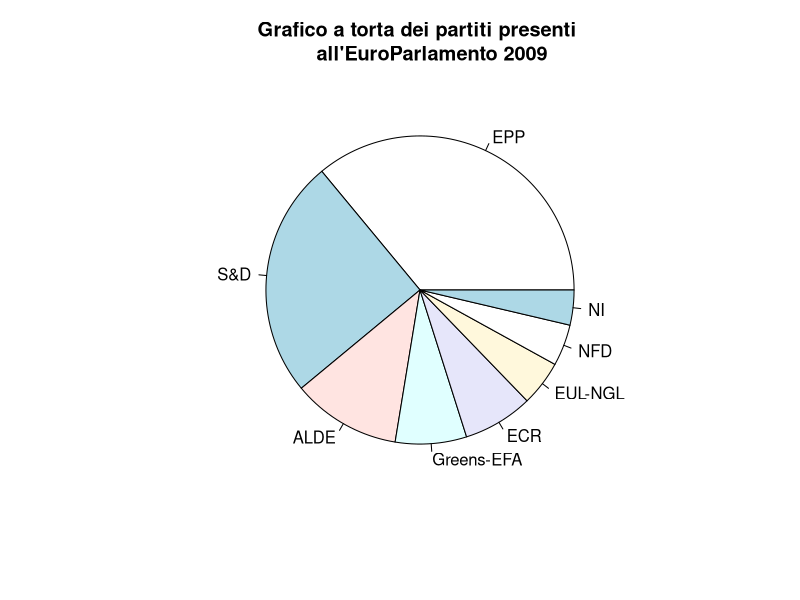
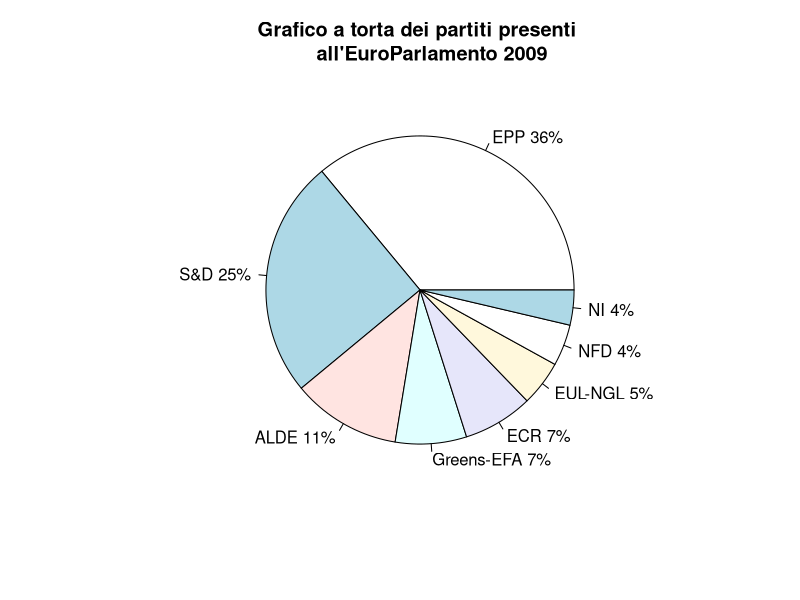
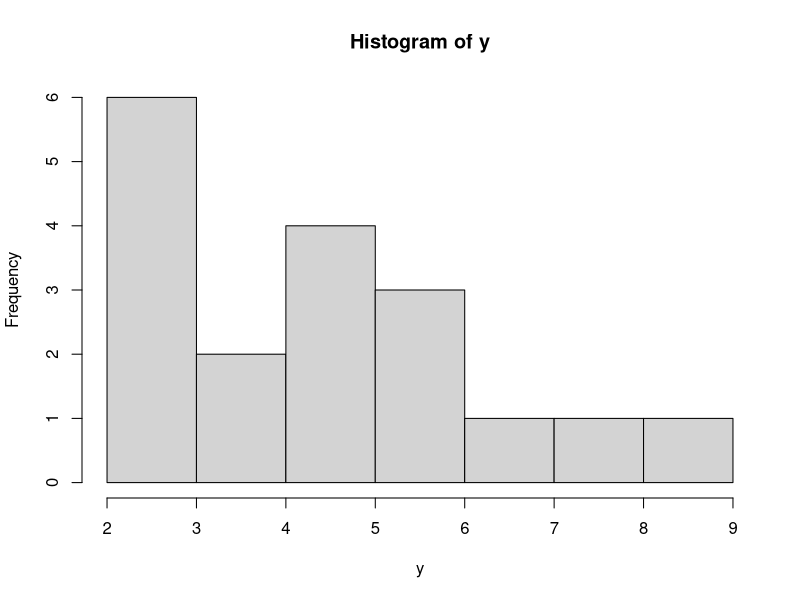
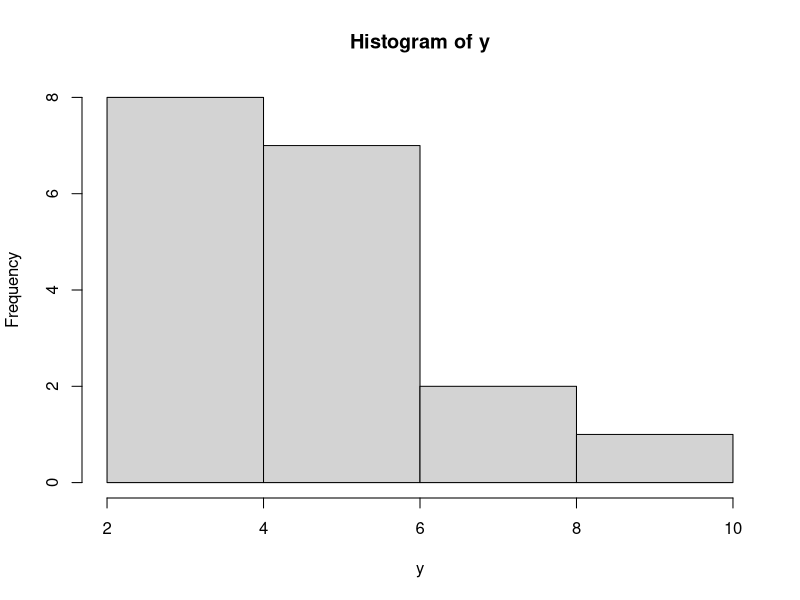
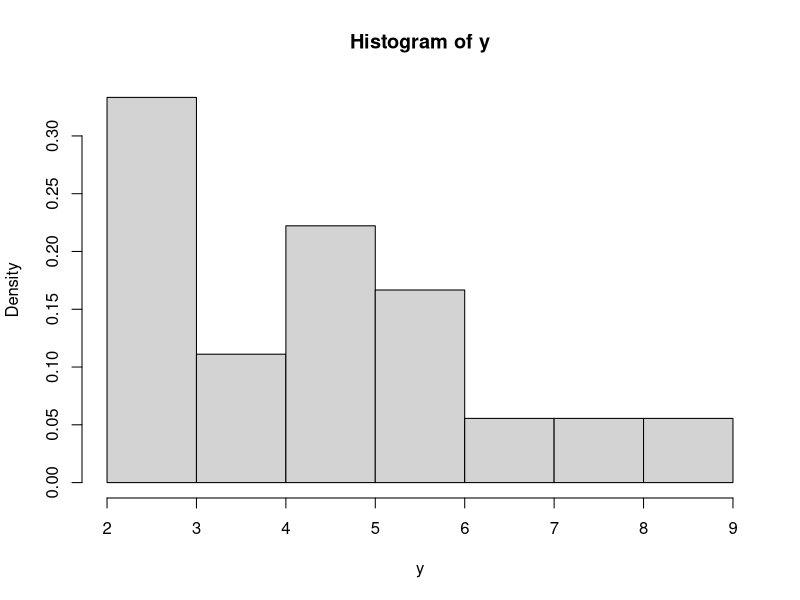
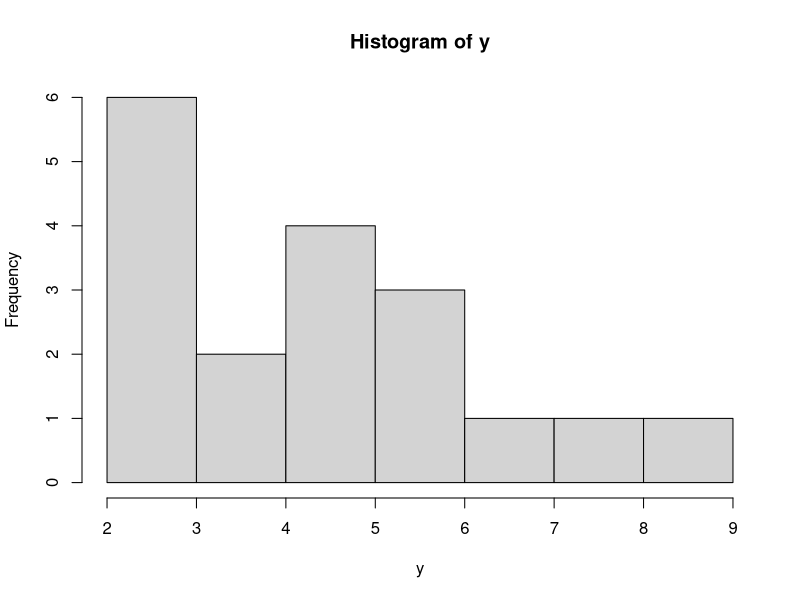

Here is the R script that generated these plots, in order:

################################################
########################### ESERCIZIO 1
################################################

# Data la seguente serie di dati, calcolare la media aritmetica, la mediana, 
# la varianza, la deviazione standard, il valore più grande, il valore più 
# piccolo, la somma di tutti i valori, il quadrato della somma di tutti i 
# valori, la somma del quadrato di tutti i valori

# 10, 2, 19, 24, 6, 23, 47, 24, 54, 77

x = c(10, 2, 19, 24, 6, 23, 47, 24, 54, 77)

########################

mean(x) #calcola la media aritmetica
median(x) #calcola la mediana
var(x) #calcola la varianza
sd(x) #calcola la deviazione standard
max(x) #riporta il valore più grande della sequenza
min(x) #riporta il valore più piccolo della sequenza
sum(x) #somma tutti i valori
sum(x)^2 #calcola il quadrato della somma di tutti i valori
sum(x^2) #calcola la somma dei quadrati di tutti i valori

################################################
########################### ESERCIZIO 2
################################################
# Rappresentare i seguenti dati utilizzando il grafico a torta. 
# I dati sono relativi alle elezioni dell'EuroParlamento del 2009: 
# su un totale di 736 europarlamentari, questi sono i numeri dei singoli 
# partiti presenti:

# EPP: 265
# S&D: 184
# ALDE: 84
# Greens-EFA: 55
# ECR: 54
# EUL-NGL: 35
# EFD: 32
# NI: 27

########################

slices <- c(265, 184, 84, 55, 54, 35, 32, 27)
lbls <- c("EPP", "S&D", "ALDE", "Greens-EFA", "ECR", "EUL-NGL", "NFD", "NI")
pie(slices, labels = lbls, main="Grafico a torta dei partiti presenti 
    all'EuroParlamento 2009")

# Aggiungere le percentuali:

pct <- round(slices/sum(slices)*100) #calcolo delle percentuali
lbls <- paste(lbls, pct) # aggiungo il numero percentuale alle etichette
lbls <- paste(lbls,"%",sep="") # aggiungo il simbolo % alle etichette
pie(slices, labels = lbls, main="Grafico a torta dei partiti presenti 
    all'EuroParlamento 2009")


################################################
########################### ESERCIZIO 3
################################################

# Sia y l'insieme di dati

y <- c(2,2,2,3,2,3,4,5,6,6,5,5,4,5,6,7,8,9)

########################

# calcolare la media di y
mean(y)

# calcolare la somma di y
sum(y)

# visualizzare in un istogramma la serie di dati
hist(y)

# nell'istogramma cambiare il numero di classi, selezionarne 10
hist(y, nclass=3)

# nell'istogramma visualizzare la densità
hist(y, freq=F)

# dall'istogramma potete estrarre tutti i valori delle frequenze
freq_ass <- hist(y)$counts

# verificare che la somma delle frequenze sia uguale al 
# numero totale di elementi di y

sum(freq_ass)==length(y)

################################################
########################### ESERCIZIO 4
################################################

# Importare i dati dal file meteo1.txt
# Il file da leggere contiene le seguenti variabili incolonnate:
# 
# anno mese giorno giornoanno giornosett ora minuti temp umid press velvento dirvento cielounito 
#
# ATTENZIONE: il file meteo1.txt non contiene una intestazione che specifichi 
# il nome delle variabili.

dati1 <- read.table("meteo1.txt")

# associamo i nomi alle variabili

colnames(dati1) <- c("anno", "mese", "giorno", "giornoanno", "giornosett", "ora", "minuti", "temp", "umid", "press", "velvento", "dirvento", "cielounito")


################################################
########################### ESERCIZIO 5
################################################

# Importare i dati dal file meteo2.txt
# Il file da leggere contiene le seguenti variabili incolonnate:
# 
# anno mese giorno giornoanno giornosett ora minuti temp umid press velvento dirvento cielounito 
#
# ATTENZIONE: il file meteo2.txt contiene già l'intestazione che specifica
# il nome delle variabili

dati2 <- read.table("meteo2.txt", header=TRUE)














